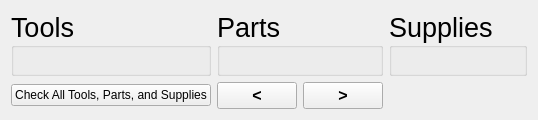
              <widget class="QWidget" name="page_14">
               <layout class="QGridLayout" name="gridLayout_17" rowstretch="1,0">
                <item row="0" column="1">
                 <widget class="QGroupBox" name="Parts">
                  <property name="font">
                   <font>
                    <pointsize>20</pointsize>
                   </font>
                  </property>
                  <property name="title">
                   <string>Parts</string>
                  </property>
                 </widget>
                </item>
                <item row="0" column="0">
                 <widget class="QGroupBox" name="Tools">
                  <property name="font">
                   <font>
                    <pointsize>20</pointsize>
                   </font>
                  </property>
                  <property name="title">
                   <string>Tools</string>
                  </property>
                 </widget>
                </item>
                <item row="0" column="2">
                 <widget class="QGroupBox" name="Supplies">
                  <property name="font">
                   <font>
                    <pointsize>20</pointsize>
                   </font>
                  </property>
                  <property name="title">
                   <string>Supplies</string>
                  </property>
                 </widget>
                </item>
                <item row="1" column="1">
                 <layout class="QHBoxLayout" name="horizontalLayout_5">
                  <item alignment="Qt::AlignRight">
                   <widget class="QPushButton" name="previousButton">
                    <property name="sizePolicy">
                     <sizepolicy hsizetype="Maximum" vsizetype="Maximum">
                      <horstretch>0</horstretch>
                      <verstretch>0</verstretch>
                     </sizepolicy>
                    </property>
                    <property name="font">
                     <font>
                      <pointsize>12</pointsize>
                      <weight>75</weight>
                      <bold>true</bold>
                     </font>
                    </property>
                    <property name="text">
                     <string>&lt;</string>
                    </property>
                   </widget>
                  </item>
                  <item alignment="Qt::AlignLeft">
                   <widget class="QPushButton" name="nextButton">
                    <property name="sizePolicy">
                     <sizepolicy hsizetype="Maximum" vsizetype="Maximum">
                      <horstretch>0</horstretch>
                      <verstretch>0</verstretch>
                     </sizepolicy>
                    </property>
                    <property name="font">
                     <font>
                      <pointsize>12</pointsize>
                      <weight>75</weight>
                      <bold>true</bold>
                     </font>
                    </property>
                    <property name="text">
                     <string>&gt;</string>
                    </property>
                   </widget>
                  </item>
                 </layout>
                </item>
                <item row="1" column="0">
                 <widget class="QPushButton" name="checkEmAllButton">
                  <property name="text">
                   <string>Check All Tools, Parts, and Supplies</string>
                  </property>
                 </widget>
                </item>
               </layout>
              </widget>
